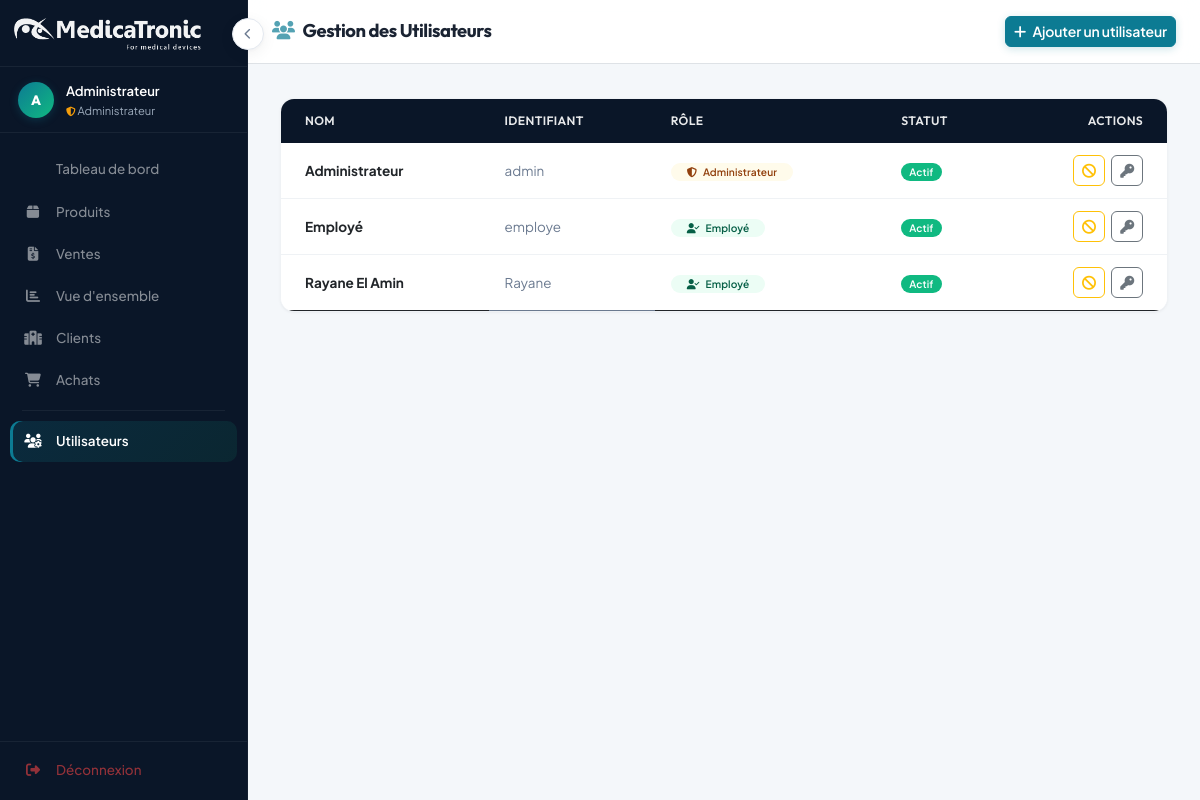
Page /admin/users (signed in) on the committed database.
### tables this page shows
CREATE TABLE users (
    id            INTEGER PRIMARY KEY AUTOINCREMENT,
    username      TEXT    NOT NULL UNIQUE,
    password_hash TEXT    NOT NULL,
    nom           TEXT,
    role          TEXT    DEFAULT 'employee',
    actif         INTEGER DEFAULT 1
);

### app.py (the view)
@app.route('/admin/users')
@admin_required
def admin_users():
    conn  = get_db_connection()
    users = conn.execute('SELECT id, username, nom, role, actif FROM users ORDER BY nom').fetchall()
    conn.close()
    return render_template('admin_users.html', users=users)

### app.py (called while the page is built)
def get_db_connection():
    conn = sqlite3.connect('database.db')
    conn.row_factory = sqlite3.Row
    conn.execute("PRAGMA foreign_keys = ON")
    return conn

def admin_required(f):
    @functools.wraps(f)
    def decorated(*args, **kwargs):
        if 'user_id' not in session:
            return redirect(url_for('login'))
        if session.get('role') != 'admin':
            flash("Accès réservé à l'administrateur.", 'danger')
            return redirect(url_for('index'))
        return f(*args, **kwargs)
    return decorated

### templates/admin_users.html (shortened to what this page needs)
<!DOCTYPE html>
<html lang="fr">
<head>
    <link href="https://cdn.jsdelivr.net/npm/bootstrap@5.3.0/dist/css/bootstrap.min.css" rel="stylesheet">
    <link rel="stylesheet" href="https://cdnjs.cloudflare.com/ajax/libs/font-awesome/6.4.0/css/all.min.css">
    <link rel="stylesheet" href="{{ url_for('static', filename='style.css') }}">
</head>
<body>
{% include '_sidebar.html' %}
<div class="main-content">
    <div class="bg-white border-bottom px-4 py-3 d-flex justify-content-between align-items-center">
        <h5 class="fw-bold mb-0 heading" style="font-size:1.15rem;">
            <i class="fas fa-users me-2" style="color:var(--primary); opacity:0.7;"></i>Gestion des Utilisateurs
        </h5>
        <button class="btn btn-info text-white btn-sm" style="border-radius:var(--radius-sm);" data-bs-toggle="modal" data-bs-target="#addUserModal">
            <i class="fas fa-plus me-1"></i> Ajouter un utilisateur
        </button>
    </div>
    <div class="content-padding">
        <div class="table-container animate-in">
            <table class="table align-middle mb-0">
                <thead>
                    <tr>
                        <th class="ps-4">Nom</th>
                        <th>Identifiant</th>
                        <th>R&ocirc;le</th>
                        <th>Statut</th>
                        <th class="text-end pe-4">Actions</th>
                    </tr>
                </thead>
                <tbody>
                    {% for u in users %}
                    <tr>
                        <td class="ps-4 fw-bold">{{ u.nom or u.username }}</td>
                        <td style="color:var(--text-secondary); font-size:0.84rem;">{{ u.username }}</td>
                        <td>
                            {% if u.role == 'admin' %}
                                <span class="badge px-3 py-1" style="background:var(--warning-light); color:#92400E;">
                                    <i class="fas fa-shield-alt me-1"></i> Administrateur
                                </span>
                            {% else %}
                                <span class="badge px-3 py-1" style="background:var(--success-light); color:#065F46;">
                                    <i class="fas fa-user-check me-1"></i> Employ&eacute;
                                </span>
                            {% endif %}
                        </td>
                        <td>
                            {% if u.actif %}
                                <span class="badge bg-success px-2 py-1">Actif</span>
                            {% else %}
                                <span class="badge bg-secondary px-2 py-1">Inactif</span>
                            {% endif %}
                        </td>
                        <td class="text-end pe-4">
                            <form action="{{ url_for('admin_toggle_user', uid=u.id) }}" method="POST" class="d-inline">
                                <button type="submit" class="btn btn-sm {% if u.actif %}btn-outline-warning{% else %}btn-outline-success{% endif %} me-1" style="border-radius:var(--radius-sm);">
                                    {% if u.actif %}<i class="fas fa-ban"></i>{% else %}<i class="fas fa-check"></i>{% endif %}
                                </button>
                            </form>
                            <button class="btn btn-sm btn-outline-secondary" style="border-radius:var(--radius-sm);" data-bs-toggle="modal"
                                    data-bs-target="#resetModal{{ u.id }}">
                                <i class="fas fa-key"></i>
                            </button>
                        </td>
                    </tr>
                    {% endfor %}
                </tbody>
            </table>
        </div>
    </div>
</div>
</body>
</html>

### templates/_sidebar.html (shortened to what this page needs)
<button class="sidebar-toggle-btn" id="sidebarToggle" onclick="toggleSidebar()" title="Menu">
    <i class="fas fa-chevron-left" id="sidebarToggleIcon"></i>
</button>
<div class="sidebar" id="sidebar">
    <div class="sidebar-brand" style="padding:18px 14px 16px; gap:0;">
        <img src="{{ url_for('static', filename='Logo_medicatronic.png') }}" alt="MedicaTronic"
             class="sidebar-logo-full"
             style="height:32px; filter:brightness(0) invert(1); opacity:0.95; transition: opacity 0.25s ease, width 0.25s ease;">
    </div>
    <div class="sidebar-user">
        <div class="user-avatar">
            {{ session.get('nom', session.get('username', '?'))[0]|upper }}
        </div>
        <div class="sidebar-text user-info">
            <div class="user-name">{{ session.get('nom', session.get('username', '')) }}</div>
            <div class="user-role">
                {% if session.get('role') == 'admin' %}
                <i class="fas fa-shield-alt" style="color:#F59E0B; font-size:0.6rem;"></i> Administrateur
                {% else %}
                <i class="fas fa-user-check" style="color:#10B981; font-size:0.6rem;"></i> Employ&eacute;
                {% endif %}
            </div>
        </div>
    </div>
    <nav class="mt-2">
        <a href="{{ url_for('index') }}"
           class="nav-link {% if request.endpoint == 'index' %}active{% endif %}">
            <span class="sidebar-text">Tableau de bord</span>
        </a>
        <a href="{{ url_for('producten') }}"
           class="nav-link {% if request.endpoint in ['producten','produit_detail','add','edit_produit'] %}active{% endif %}">
            <i class="fas fa-box nav-icon"></i>
            <span class="sidebar-text">Produits</span>
        </a>
        <a href="{{ url_for('ventes') }}"
           class="nav-link {% if request.endpoint in ['ventes','new_facture','edit_facture','print_facture'] %}active{% endif %}">
            <i class="fas fa-file-invoice-dollar nav-icon"></i>
            <span class="sidebar-text">Ventes</span>
        </a>
        <a href="{{ url_for('overview') }}"
           class="nav-link {% if request.endpoint == 'overview' %}active{% endif %}">
            <i class="fas fa-chart-bar nav-icon"></i>
            <span class="sidebar-text">Vue d'ensemble</span>
        </a>
        <a href="{{ url_for('clients_list') }}"
           class="nav-link {% if request.endpoint in ['clients_list','new_client','client_detail','edit_client'] %}active{% endif %}">
            <i class="fas fa-hospital nav-icon"></i>
            <span class="sidebar-text">Clients</span>
        </a>
        <a href="#" class="nav-link">
            <i class="fas fa-shopping-cart nav-icon"></i>
            <span class="sidebar-text">Achats</span>
        </a>
        {% if session.get('role') == 'admin' %}
        <div class="nav-divider"></div>
        <a href="{{ url_for('admin_users') }}"
           class="nav-link {% if request.endpoint == 'admin_users' %}active{% endif %}">
            <i class="fas fa-users-cog nav-icon"></i>
            <span class="sidebar-text">Utilisateurs</span>
        </a>
        {% endif %}
    </nav>
    <div class="sidebar-bottom">
        <a href="{{ url_for('logout') }}" class="nav-link text-danger-soft">
            <i class="fas fa-sign-out-alt nav-icon"></i>
            <span class="sidebar-text">D&eacute;connexion</span>
        </a>
    </div>
</div>

### rows in the picture
users: get "Administrateur", nom "Administrateur", username "admin", role "admin" (drawn), actif "Actif"
users: nom "Employé", username "employe", role "employee" (drawn), actif "Actif"
users: nom "Rayane El Amin", username "Rayane", role "employee" (drawn), actif "Actif"

### other values in the picture
{{ session.get('nom', session.get('username', '?'))[0]|upper }} "A"
